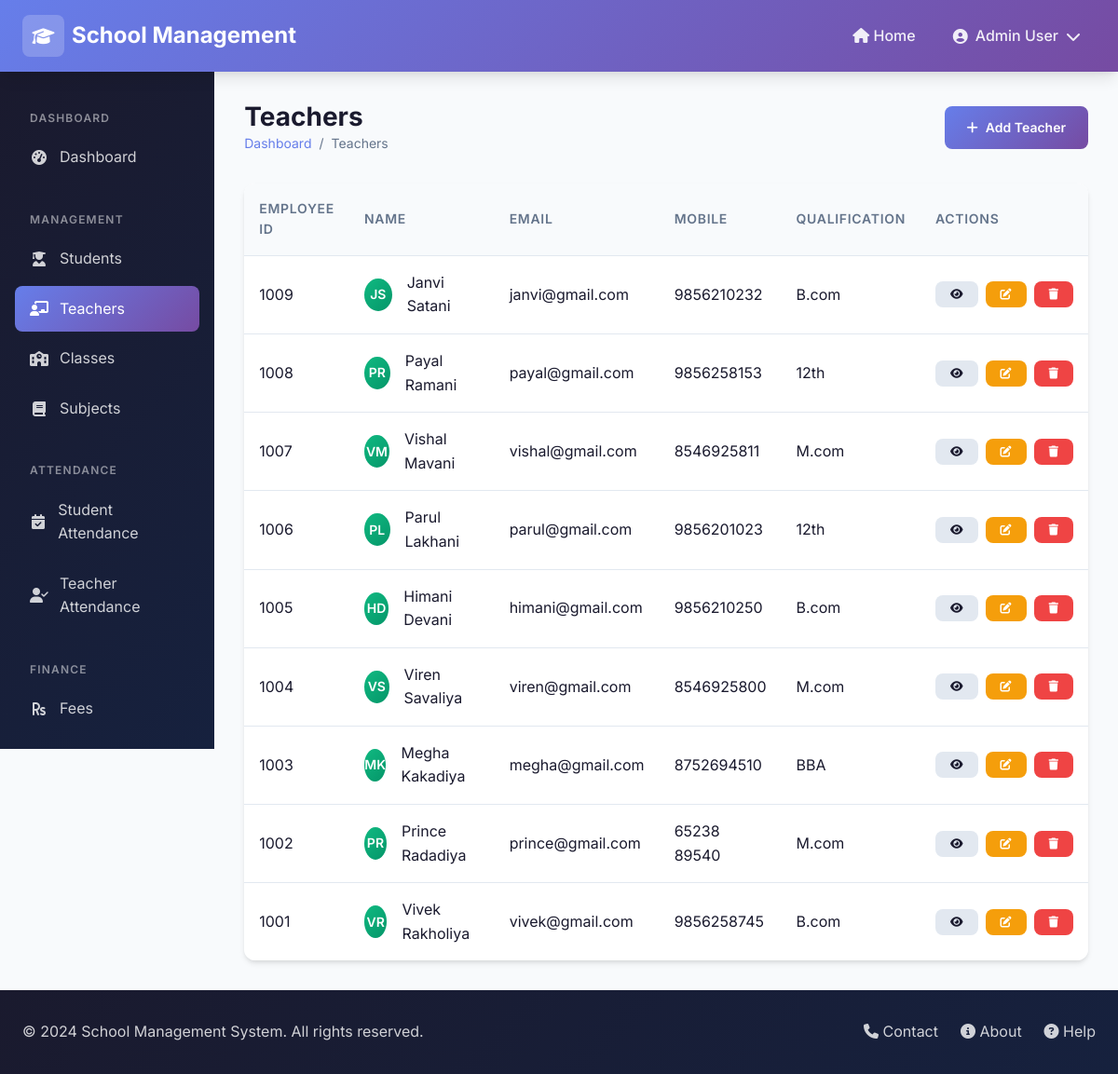
Page /admin-panel/teachers/ on the committed database.
### core/models.py (models this page shows, shortened)
class Teacher(models.Model):
    GENDER_CHOICES = [
        ('male', 'Male'),
        ('female', 'Female'),
        ('other', 'Other'),
    ]
    username = models.CharField(max_length=50, unique=True)
    password = models.CharField(max_length=255)
    name = models.CharField(max_length=100)
    surname = models.CharField(max_length=100)
    email = models.EmailField(unique=True)
    mobile = models.CharField(max_length=15)
    dob = models.DateField(null=True, blank=True)
    gender = models.CharField(max_length=10, choices=GENDER_CHOICES)
    address = models.TextField(blank=True)
    employee_id = models.CharField(max_length=50, unique=True)
    qualification = models.CharField(max_length=200, blank=True)
    joining_date = models.DateField(null=True, blank=True)
    experience = models.CharField(max_length=50, blank=True)
    salary = models.DecimalField(max_digits=10, decimal_places=2, default=0)
    subjects = models.ManyToManyField(Subject, blank=True, related_name='teachers')
    created_at = models.DateTimeField(auto_now_add=True)
    updated_at = models.DateTimeField(auto_now=True)

### core/views.py (the view)
    def wrapper(request, *args, **kwargs):
        if request.session.get('user_role') != 'admin':
            try:
                admin = Admin.objects.first()
                if admin:
                    request.session['user_id'] = admin.id
                    request.session['user_role'] = 'admin'
                    request.session['user_name'] = admin.full_name
            except:
                messages.error(request, 'Admin not found.')
                return redirect('login')
        return view_func(request, *args, **kwargs)

### core/models.py (called while the page is built)
    @property
    def full_name(self):
        return f"{self.name} {self.surname}"

### core/views.py (called while the page is built)
def admin_required(view_func):
    def wrapper(request, *args, **kwargs):
        if request.session.get('user_role') != 'admin':
            try:
                admin = Admin.objects.first()
                if admin:
                    request.session['user_id'] = admin.id
                    request.session['user_role'] = 'admin'
                    request.session['user_name'] = admin.full_name
            except:
                messages.error(request, 'Admin not found.')
                return redirect('login')
        return view_func(request, *args, **kwargs)
    return wrapper

@admin_required
def teacher_list(request):
    teachers = Teacher.objects.all().order_by('-created_at')
    paginator = Paginator(teachers, 10)
    page = request.GET.get('page')
    teachers = paginator.get_page(page)
    return render(request, 'admin/teachers/list.html', {'teachers': teachers})

### templates/admin/teachers/list.html (shortened to what this page needs)
{% extends 'base.html' %}
{% load static %}
{% block content %}
{% include 'partials/admin_header.html' %}
<div class="dashboard-layout">
    {% include 'partials/sidebar.html' %}
    <main class="main-content">
        <div class="page-header">
            <div>
                <h1 class="page-title">Teachers</h1>
                <div class="breadcrumb">
                    <a href="{% url 'admin_dashboard' %}">Dashboard</a>
                    <span>/</span>
                    <span>Teachers</span>
                </div>
            </div>
            <a href="{% url 'teacher_add' %}" class="btn btn-primary">
                <i class="fas fa-plus"></i> Add Teacher
            </a>
        </div>
        <div class="table-container">
            <table class="table">
                <thead>
                    <tr>
                        <th>Employee ID</th>
                        <th>Name</th>
                        <th>Email</th>
                        <th>Mobile</th>
                        <th>Qualification</th>
                        <th>Actions</th>
                    </tr>
                </thead>
                <tbody>
                    {% for teacher in teachers %}
                    <tr>
                        <td>{{ teacher.employee_id }}</td>
                        <td>
                            <div class="flex items-center gap-2">
                                <div class="recent-avatar"
                                    style="width: 35px; height: 35px; font-size: 0.875rem; background: linear-gradient(135deg, #10b981 0%, #059669 100%);">
                                    {{ teacher.name|slice:":1" }}{{ teacher.surname|slice:":1" }}
                                </div>
                                {{ teacher.name }} {{ teacher.surname }}
                            </div>
                        </td>
                        <td>{{ teacher.email }}</td>
                        <td>{{ teacher.mobile|default:"-" }}</td>
                        <td>{{ teacher.qualification|default:"-" }}</td>
                        <td>
                            <div class="flex gap-1">
                                <a href="{% url 'teacher_detail' teacher.pk %}" class="btn btn-sm btn-secondary"
                                    title="View">
                                    <i class="fas fa-eye"></i>
                                </a>
                                <a href="{% url 'teacher_edit' teacher.pk %}" class="btn btn-sm btn-warning"
                                    title="Edit">
                                    <i class="fas fa-edit"></i>
                                </a>
                                <a href="{% url 'teacher_delete' teacher.pk %}" class="btn btn-sm btn-danger"
                                    title="Delete">
                                    <i class="fas fa-trash"></i>
                                </a>
                            </div>
                        </td>
                    </tr>
                    {% empty %}
                    <tr>
                        <td colspan="6" class="text-center text-gray">No teachers found</td>
                    </tr>
                    {% endfor %}
                </tbody>
            </table>
        </div>
    </main>
</div>
{% include 'partials/footer.html' %}
{% endblock %}

### static/css/style.css (style rules this page uses)
:root { --primary: #667eea; --primary-dark: #5a67d8; --secondary: #764ba2; --accent: #00d4ff; --success: #10b981; --warning: #f59e0b; --danger: #ef4444; --dark: #1a1a2e; --dark-light: #16213e; --light: #f8fafc; --gray: #64748b; --gray-light: #e2e8f0; --white: #ffffff; --gradient-primary: linear-gradient(135deg, var(--primary) 0%, var(--secondary) 100%); --gradient-dark: linear-gradient(135deg, var(--dark) 0%, var(--dark-light) 100%); --gradient-accent: linear-gradient(135deg, var(--accent) 0%, var(--primary) 100%); --shadow-sm: 0 1px 2px 0 rgba(0, 0, 0, 0.05); --shadow: 0 4px 6px -1px rgba(0, 0, 0, 0.1), 0 2px 4px -1px rgba(0, 0, 0, 0.06); --shadow-lg: 0 10px 15px -3px rgba(0, 0, 0, 0.1), 0 4px 6px -2px rgba(0, 0, 0, 0.05); --shadow-xl: 0 20px 25px -5px rgba(0, 0, 0, 0.1), 0 10px 10px -5px rgba(0, 0, 0, 0.04); --radius-sm: 0.375rem; --radius: 0.5rem; --radius-lg: 0.75rem; --radius-xl: 1rem; --radius-2xl: 1.5rem; --transition: all 0.3s ease; }
*, *::before, *::after { margin: 0; padding: 0; box-sizing: border-box; }
html { scroll-behavior: smooth; }
body { font-family: 'Inter', -apple-system, BlinkMacSystemFont, 'Segoe UI', Roboto, Oxygen, Ubuntu, sans-serif; background-color: var(--light); color: var(--dark); line-height: 1.6; min-height: 100vh; }
a { text-decoration: none; color: inherit; transition: var(--transition); }
h1, h2, h3, h4, h5, h6 { font-weight: 700; line-height: 1.2; margin-bottom: 0.5em; }
h1 { font-size: 2.5rem; }
.flex { display: flex; }
.items-center { align-items: center; }
.gap-1 { gap: 0.5rem; }
.gap-2 { gap: 1rem; }
.btn { display: inline-flex; align-items: center; justify-content: center; gap: 0.5rem; padding: 0.75rem 1.5rem; font-size: 0.875rem; font-weight: 600; border: none; border-radius: var(--radius); cursor: pointer; transition: var(--transition); text-decoration: none; }
.btn-primary { background: var(--gradient-primary); color: var(--white); }
.btn-secondary { background: var(--gray-light); color: var(--dark); }
.btn-warning { background: var(--warning); color: var(--white); }
.btn-danger { background: var(--danger); color: var(--white); }
.btn-sm { padding: 0.5rem 1rem; font-size: 0.75rem; }
.table-container { overflow-x: auto; border-radius: var(--radius-lg); box-shadow: var(--shadow); }
.table { width: 100%; border-collapse: collapse; background: var(--white); }
.table th, .table td { padding: 1rem; text-align: left; border-bottom: 1px solid var(--gray-light); }
.table th { background: var(--light); font-weight: 600; font-size: 0.875rem; color: var(--gray); text-transform: uppercase; letter-spacing: 0.05em; }
.table tbody tr { transition: var(--transition); }
.table tbody tr:last-child td { border-bottom: none; }
.dashboard-layout { display: flex; min-height: calc(100vh - 73px); }
.main-content { flex: 1; padding: 2rem; background: var(--light); }
.page-header { display: flex; align-items: center; justify-content: space-between; margin-bottom: 2rem; }
.page-title { font-size: 1.75rem; font-weight: 700; color: var(--dark); margin: 0; }
.breadcrumb { display: flex; align-items: center; gap: 0.5rem; font-size: 0.875rem; color: var(--gray); }
.breadcrumb a { color: var(--primary); }
.recent-avatar { width: 45px; height: 45px; background: var(--gradient-primary); border-radius: 50%; display: flex; align-items: center; justify-content: center; color: var(--white); font-weight: 600; font-size: 1rem; }

### rows in the picture
Teacher: employee_id "1009", name "J", surname "S", name "Janvi", surname "Satani", email "janvi@gmail.com", mobile "9856210232", qualification "B.com"
Teacher: employee_id "1008", name "P", surname "R", name "Payal", surname "Ramani", email "payal@gmail.com", mobile "9856258153", qualification "12th"
Teacher: employee_id "1007", name "V", surname "M", name "Vishal", surname "Mavani", email "vishal@gmail.com", mobile "8546925811", qualification "M.com"
Teacher: employee_id "1006", name "P", surname "L", name "Parul", surname "Lakhani", email "parul@gmail.com", mobile "9856201023", qualification "12th"
Teacher: employee_id "1005", name "H", surname "D", name "Himani", surname "Devani", email "himani@gmail.com", mobile "9856210250", qualification "B.com"
Teacher: employee_id "1004", name "V", surname "S", name "Viren", surname "Savaliya", email "viren@gmail.com", mobile "8546925800", qualification "M.com"
Teacher: employee_id "1003", name "M", surname "K", name "Megha", surname "Kakadiya", email "megha@gmail.com", mobile "8752694510", qualification "BBA"
Teacher: employee_id "1002", name "P", surname "R", name "Prince", surname "Radadiya", email "prince@gmail.com", mobile "65238 89540", qualification "M.com"
Teacher: employee_id "1001", name "V", surname "R", name "Vivek", surname "Rakholiya", email "vivek@gmail.com", mobile "9856258745", qualification "B.com"

### other values in the picture
{{ request.session.user_name|default:"Administrator" }} "Admin User"
